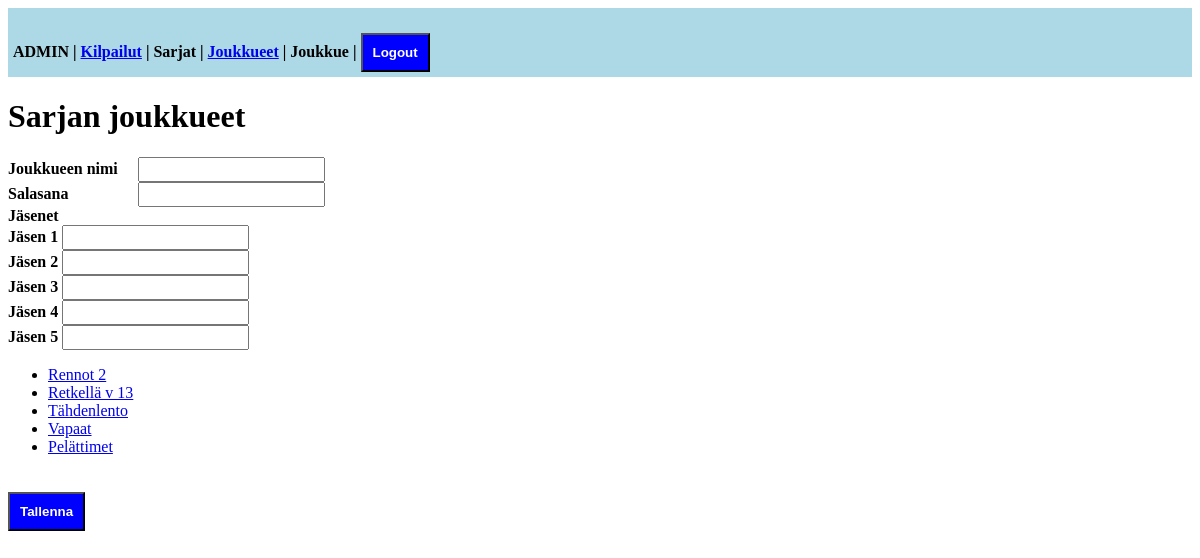
Page /sarja/604902 on the earlier database version.
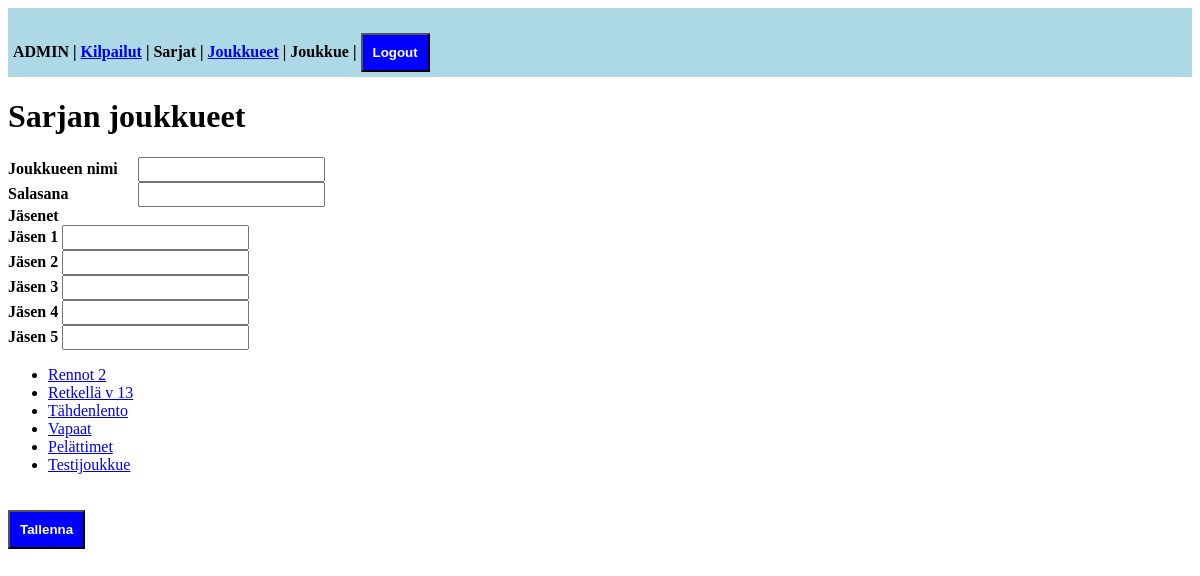
Same page on the later database version.
### tables this page shows
CREATE TABLE joukkueet(
  joukkueid    INTEGER  NOT NULL PRIMARY KEY  AUTOINCREMENT,
  nimi  VARCHAR(128) NOT NULL,
  salasana VARCHAR(512) NULL,
  jasenet VARCHAR(2048)  DEFAULT '[]',
  sarja INTEGER  NOT NULL,
  CONSTRAINT joukkueet_unique
   UNIQUE ( nimi COLLATE nocase),
  CONSTRAINT joukkueet_sarja 
	FOREIGN KEY (sarja)
	REFERENCES sarjat (sarjaid)
		ON DELETE NO ACTION
		ON UPDATE CASCADE
);

### vt3.py (the view)
@app.route('/sarja/<int:sarjaid>',  methods=['GET', 'POST'])
def sarja(sarjaid):
    session['sarjaid'] = sarjaid
    try:
        con = sqlite3.connect(os.path.abspath('tietokanta.db'))
        con.row_factory = sqlite3.Row
        con.execute("PRAGMA foreign_keys = ON")
        cur = con.cursor()
        cur.execute("""SELECT joukkueid, nimi FROM joukkueet WHERE sarja = ?""", (sarjaid,))
        joukkueet = cur.fetchall()
        if request.method == "POST":
            handleJoukkueLisaaminen()
            cur.execute("""SELECT joukkueid, nimi FROM joukkueet WHERE sarja = ?""", (sarjaid,))
            joukkueet = cur.fetchall()
        return render_template("adminSarjanJoukkueet.html", joukkueet=joukkueet, sarjaid=sarjaid, joukkueid=session.get('joukkueid'), kisaid=session.get('kisaid'))
    except sqlite3.Error as e:
        return Response(f"Tietokanta ei aukene: {str(e)}", status=500)
    except Exception as e:
        return Response(f"Tapahtui virhe: {str(e)}", status=500)
    finally:
        con.close()

### templates/adminSarjanJoukkueet.html (shortened to what this page needs)
<!DOCTYPE html>
<html lang="fi" xmlns="http://www.w3.org/1999/xhtml" xml:lang="fi">
<head>
<link rel="stylesheet" href="{{ url_for('static', filename='tyylit.css') }}" type="text/css" />
</head>
    <body>
        <div class="ylapalkki">
            <label>ADMIN</label> |
            <a href="{{ url_for('adminPaasivu') }}">Kilpailut</a> |
            {% if kisaid %}
                <a href="{{ url_for('kilpailu', kisaid=kisaid) }}">Sarjat</a> |
            {% else %}
                <span class="disabled-link">Sarjat</span> |
            {% endif %}
            {% if sarjaid %}
                <a href="{{ url_for('sarja', sarjaid=sarjaid) }}">Joukkueet</a> |
            {% else %}
                <span class="disabled-link">Joukkueet</span> |
            {% endif %}
            {% if joukkueid %}
                <a href="{{ url_for('joukkue', joukkueid=joukkueid) }}">Joukkue</a> |
            {% else %}
                <span class="disabled-link">Joukkue</span> |
            {% endif %}
            <form action="{{ url_for('logout') }}" method="POST" style="display:inline;">
              <button type="submit">Logout</button>
            </form>
          </div>
        <h1>Sarjan joukkueet</h1>
        <div class="SarjanJoukkuetidot">
            <form method="POST">
                <div class="joukkuenimi">
                    <label for="nimi">Joukkueen nimi</label>
                    <input type="text" id="nimi" name="nimi">
                </div>
                <div class="joukkuesalasana">
                    <label for="salasana">Salasana</label>
                    <input type="password" id="salasana" name="salasana">
                </div>
                <label for="jasenet">Jäsenet</label>
                <div class="jasenet-list">
                    {% for i in range(5) %}
                        <div class="jasen-box">
                            <label for="jasen_{{ i + 1 }}">Jäsen {{ i + 1 }}</label>
                            <input type="text" id="jasen_{{ i + 1 }}" name="jasenet[]" class="jasen-nimi">
                        </div>
                    {% endfor %}
                </div>
                <div class="sarjat">
                    <ul class="sarjat">
                        {% for joukkue in joukkueet %}
                        <li value="{{ joukkue['sarja'] }}">
                            <a href="/joukkue/{{ joukkue['joukkueid'] }}">{{ joukkue['nimi'] }}</a>
                        </li>
                        {% endfor %}
                    </ul>
                </div>
            <button type="submit">Tallenna</button>
            </form>
        </div>
    </body>
</html>

### static/tyylit.css (style rules this page uses)
.ylapalkki { background-color: lightblue; font-weight: bold; padding: 5px; }
button { margin-top: 20px; padding: 10px; background-color: blue; color: white; font-weight: bold; }
.joukkuenimi { display: flex; align-items: baseline; gap: 20px; }
label { font-weight: bold; margin: 0; }
input[type="text"] { padding: 3px; }
.joukkuesalasana { display: flex; align-items: baseline; gap: 70px; }
.joukkuesalasana input[type="password"] { padding: 3px; }

Differences in the rows shown:
added joukkueet: nimi "Testijoukkue"
